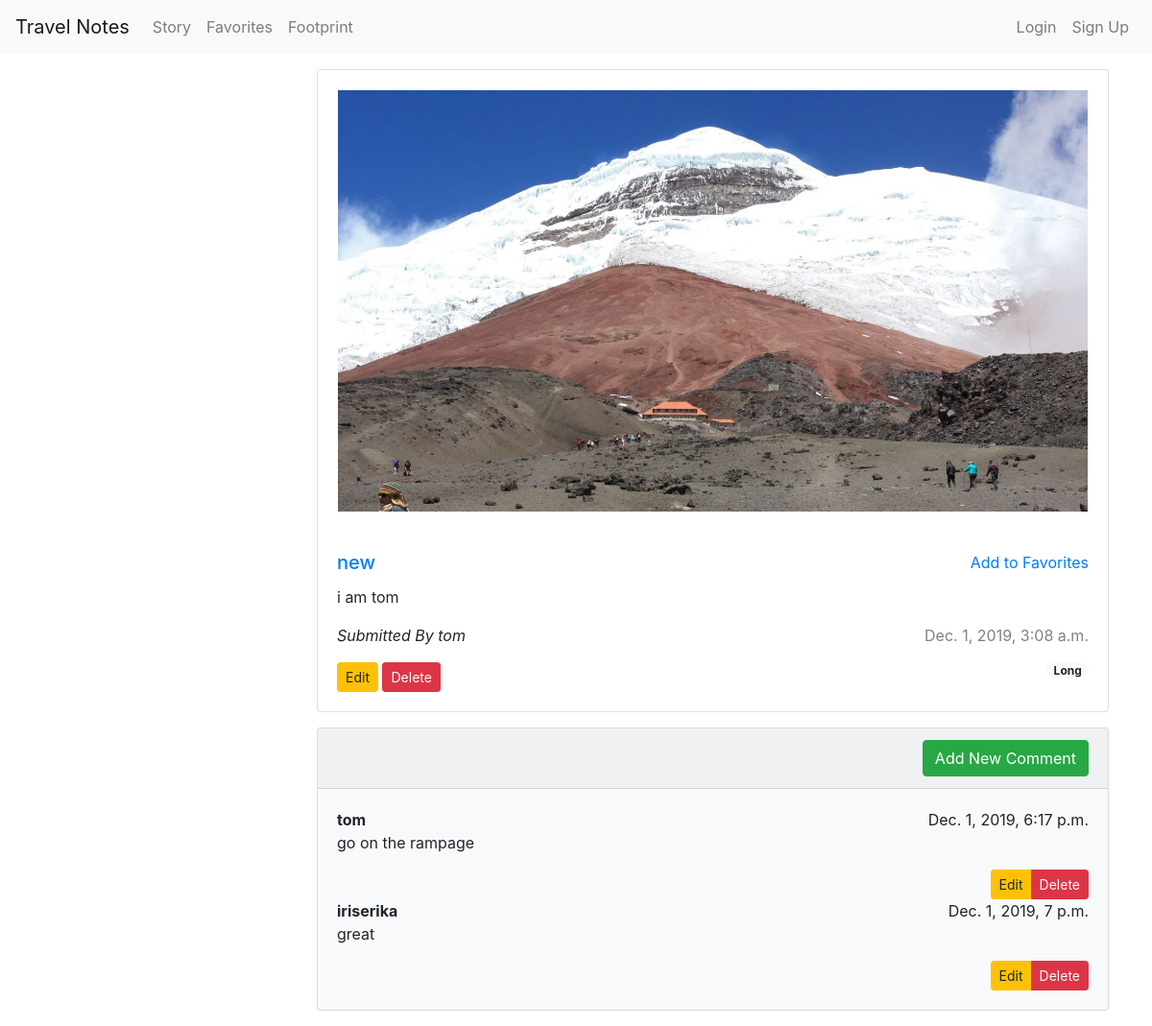
The app's page /notes/detail/8/, older data.
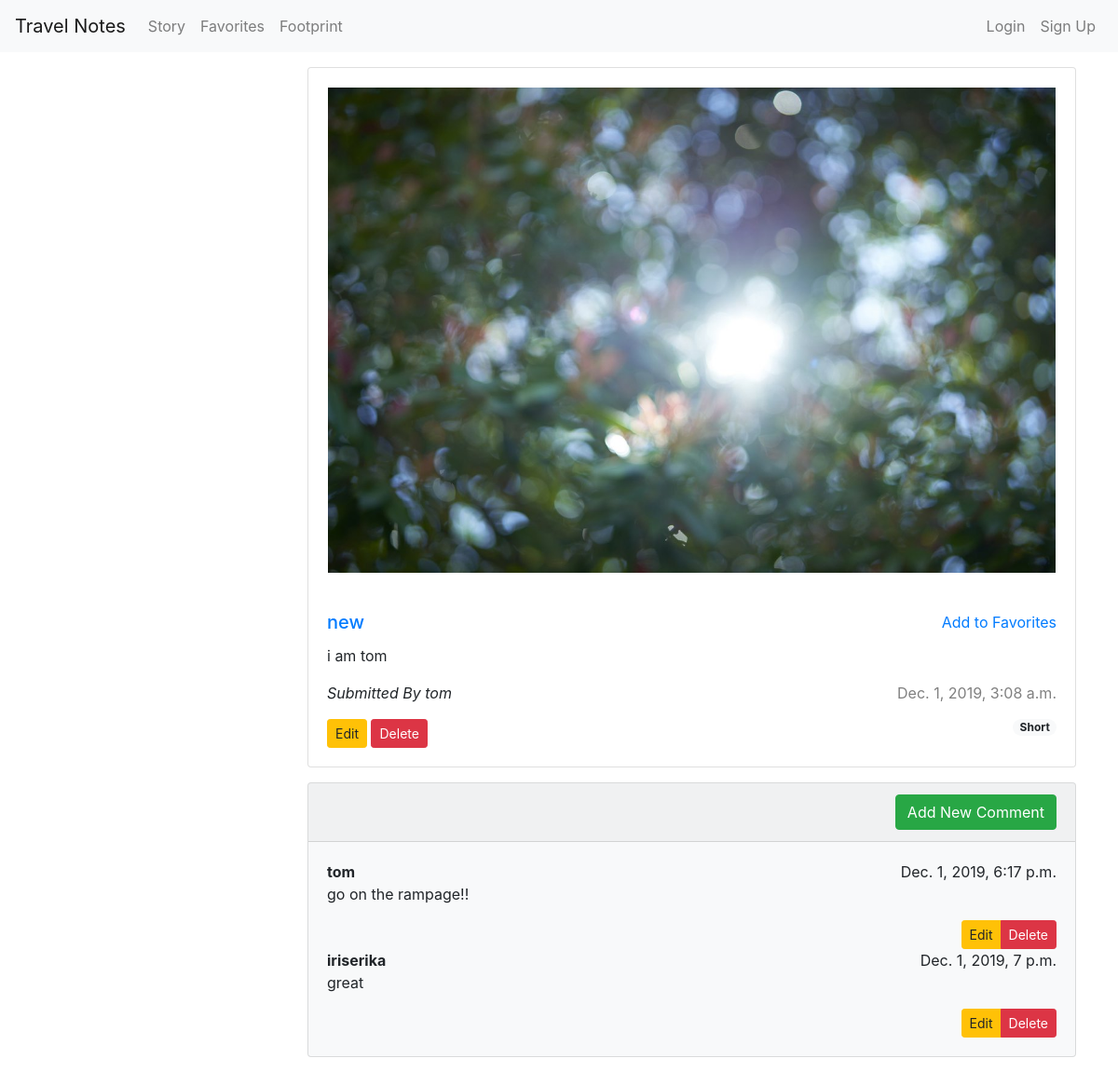
The same page, newer data.
### notes/models.py (models this page shows, shortened)
class Note(models.Model):
	author = models.ForeignKey(settings.AUTH_USER_MODEL, on_delete = models.CASCADE)
	title = models.CharField(max_length = 200)
	text = models.TextField()
	created_date = models.DateTimeField(default = timezone.now)
	cover = models.ImageField(upload_to = 'images/', default = '/images/default.jpeg')
	tag = models.CharField(max_length = 20, default='Weekend Break')

### comment/models.py (models this page shows)
class Comment(models.Model):
	note = models.ForeignKey("notes.Note", on_delete=models.CASCADE)
	user = models.ForeignKey(settings.AUTH_USER_MODEL, on_delete=models.CASCADE)
	comment = models.TextField()
	comment_date = models.DateTimeField(default=timezone.now)

### notes/views.py (the view)
# urls.py: path('detail/<int:pk>/', views.post_detail, name='post_detail'),
def post_detail(request, pk):
    post = get_object_or_404(Note, pk=pk)
    comments = Comment.objects.filter(note = post)
    favorite = {}
    if request.user.is_authenticated:
        favorite = Favorite.objects.filter(note = post, user = request.user).exists()
    return render(request, 'note/post_detail.html', {'post': post, 'comments': comments, 'favorite': favorite})

### templates/note/post_detail.html (shortened to what this page needs)
{% extends 'base.html' %}
{% block content %}
<div class="row">
	<div class="col-lg-3">
	</div>
	<div class="col-lg-9">
		<div class="card" style="margin-bottom: 1rem;">
			<img src="{{ post.cover.url}}" class="card-img-top" style="padding: 2.5%">
			<div class="card-body">
				{% if not favorite %}
					<a href="{% url 'add_favorite' fk=post.pk %}" class="card-link float-right" role="button">Add to Favorites</a>
				{% else %}
					<a href="{% url 'remove_favorite' fk=post.pk %}" class="card-link float-right" role="button">Remove from Favorites</a>
				{% endif %}
				<h5 class="card-title text-primary">{{ post.title }}</h5>
				<p>{{ post.text|linebreaksbr }}</p>
				<p class="float-right" style="color: grey;">{{ post.created_date }}</p>
				<p><em>Submitted By {{ post.author }}</em></p>
				<a class="btn btn-sm btn-warning" href="{% url 'post_edit' pk=post.pk %}">Edit</a>
				<a class="btn btn-sm btn-danger" href="{% url 'post_delete' pk=post.pk %}">Delete</a>
				<span class="badge badge-pill badge-light float-right">{{ post.tag }}</span>
			</div>
		</div>
		<div class="card bg-light mb-3">
            <div class="card-header text-right">
                <a class="btn btn-success" href="{% url 'comment_new' fk=post.pk %}">Add New Comment</a>
            </div>
            <div class="card-body">
                {% for comment in comments %}
            	<div class="row">
            		<div class="col-12">
            			<span class="float-right">{{ comment.comment_date }}</span>
            			<strong>{{ comment.user }}</strong>
            			<p>{{ comment.comment }}</p>
            			<div class="btn-group float-right">
	            			<a class="btn btn-sm btn-warning" href="{% url 'comment_edit' pk=comment.pk %}">Edit</a>
	                    	<a class="btn btn-sm btn-danger" href="{% url 'comment_delete' pk=comment.pk %}" >Delete</a>
            			</div>
            		</div>
            	</div>
                {% endfor %}
            </div>
        </div>
	</div>
</div>
{% endblock %}

Row changes from the older to the newer data that the page shows:
changed Note "new": cover: a different picture; tag "Long" → "Short"
changed Comment "tom": comment "go on the rampage" → "go on the rampage!!"
